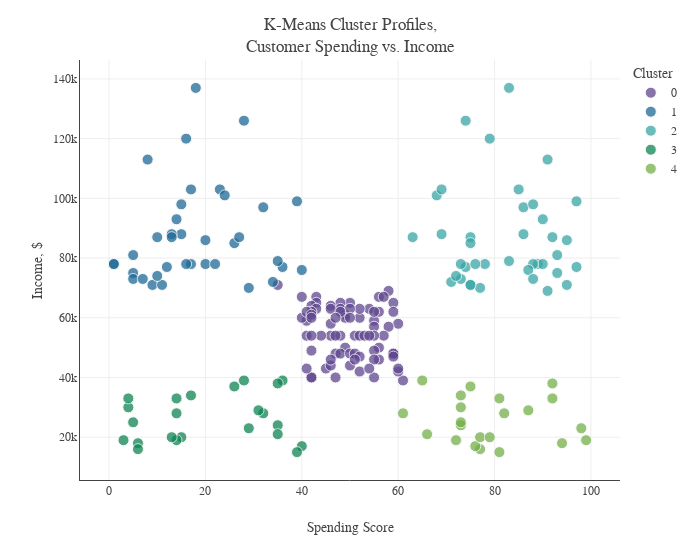

Notebook cell for this chart:
### Markdown cell above
## <b><span style='color:#4F9898'>Summary</span></b>
The graph above shows the inertia values for each K-Means model with clusters between 1 and 15. The inflection point in the graph occurs at about 5 clusters, where the inertia begins to plateau. This indicates that the optimal number of clusters,  𝑘
  is equal to 5. Below is a plot of the clusters based on their spending score and income.

### Code cell
# K-Means with 5 clusters
km = KMeans(n_clusters=5, random_state=21)
km_pred = km.fit_predict(clust_df)
plot_km=clust_df.copy()
plot_km['K-Means Cluster'] = km_pred
plot_km=plot_km.sort_values(by='K-Means Cluster')
plot_km['K-Means Cluster'] = plot_km['K-Means Cluster'].astype(str)

# Plot of clusters
fig = px.scatter(plot_km, x="Spending Score", y="Annual Income", color="K-Means Cluster", 
                 color_discrete_sequence=px.colors.qualitative.Prism)
fig.update_traces(marker=dict(size=11, opacity=0.75, line=dict(width=1, color='#F7F7F7')))
fig.update_layout(template=temp, title="K-Means Cluster Profiles,<br>Customer Spending vs. Income", 
                  width=700, legend_title='Cluster',
                  xaxis=dict(title='Spending Score', showline=True, zeroline=False), 
                  yaxis=dict(title='Income, $', ticksuffix='k', showline=True))
fig.show()

### Figure 1 — Plotly figure (JSON) as saved in the notebook; plotly's stock layout.template omitted (floating-point values rounded to 4 significant figures)
{"data": [{"hovertemplate": "K-Means Cluster=0<br>Spending Score=%{x}<br>Annual Income=%{y}<extra></extra>", "legendgroup": "0", "marker": {"color": "rgb(95, 70, 144)", "line": {"color": "#F7F7F7", "width": 1}, "opacity": 0.75, "size": 11, "symbol": "circle"}, "mode": "markers", "name": "0", "orientation": "v", "showlegend": true, "type": "scatter", "x": [49, 41, 55, 46, 60, 55, 58, 46, 57, 44, 41, 55, 51, 42, 52, 48, 53, 54, 47, 56, 49, 55, 47, 59, 48, 50, 59, 51, 49, 59, 40, 52, 35, 58, 40, 56, 57, 43, 59, 43, 50, 48, 46, 42, 54, 52, 48, 43, 46, 50, 42, 56, 55, 59, 48, 41, 42, 50, 47, 42, 52, 42, 56, 61, 55, 47, 42, 42, 52, 60, 55, 60, 45, 41, 50, 46, 51, 54, 46], "xaxis": "x", "y": [61, 59, 59, 58, 58, 57, 57, 54, 54, 54, 54, 54, 54, 54, 54, 54, 54, 54, 54, 50, 50, 49, 48, 48, 48, 48, 48, 48, 60, 47, 60, 60, 71, 69, 67, 67, 67, 67, 65, 65, 65, 65, 64, 64, 63, 63, 63, 63, 63, 63, 62, 62, 62, 62, 62, 62, 61, 60, 60, 60, 47, 49, 46, 39, 40, 40, 40, 40, 42, 42, 46, 43, 43, 43, 44, 44, 46, 43, 46], "yaxis": "y"}, {"hovertemplate": "K-Means Cluster=1<br>Spending Score=%{x}<br>Annual Income=%{y}<extra></extra>", "legendgroup": "1", "marker": {"color": "rgb(29, 105, 150)", "line": {"color": "#F7F7F7", "width": 1}, "opacity": 0.75, "size": 11, "symbol": "circle"}, "mode": "markers", "name": "1", "orientation": "v", "showlegend": true, "type": "scatter", "x": [5, 8, 23, 17, 15, 39, 16, 32, 24, 28, 9, 20, 11, 17, 34, 22, 5, 14, 36, 10, 29, 7, 15, 13, 12, 16, 1, 1, 35, 5, 26, 20, 27, 40, 18, 10, 13], "xaxis": "x", "y": [75, 113, 103, 103, 98, 99, 120, 97, 101, 126, 71, 78, 71, 78, 72, 78, 73, 93, 77, 74, 70, 73, 88, 88, 77, 78, 78, 78, 79, 81, 85, 86, 87, 76, 137, 87, 87], "yaxis": "y"}, {"hovertemplate": "K-Means Cluster=2<br>Spending Score=%{x}<br>Annual Income=%{y}<extra></extra>", "legendgroup": "2", "marker": {"color": "rgb(56, 166, 165)", "line": {"color": "#F7F7F7", "width": 1}, "opacity": 0.75, "size": 11, "symbol": "circle"}, "mode": "markers", "name": "2", "orientation": "v", "showlegend": true, "type": "scatter", "x": [68, 69, 97, 89, 90, 74, 78, 92, 73, 90, 86, 83, 88, 93, 88, 76, 86, 79, 75, 91, 95, 69, 97, 85, 63, 74, 75, 83, 93, 87, 91, 95, 75, 77, 71, 88, 73, 72, 75], "xaxis": "x", "y": [101, 88, 77, 78, 93, 77, 78, 87, 78, 78, 97, 79, 78, 81, 98, 78, 88, 120, 87, 113, 86, 103, 99, 103, 87, 126, 85, 137, 75, 76, 69, 71, 71, 70, 72, 73, 73, 74, 71], "yaxis": "y"}, {"hovertemplate": "K-Means Cluster=3<br>Spending Score=%{x}<br>Annual Income=%{y}<extra></extra>", "legendgroup": "3", "marker": {"color": "rgb(15, 133, 84)", "line": {"color": "#F7F7F7", "width": 1}, "opacity": 0.75, "size": 11, "symbol": "circle"}, "mode": "markers", "name": "3", "orientation": "v", "showlegend": true, "type": "scatter", "x": [29, 32, 14, 5, 35, 35, 6, 15, 14, 3, 40, 6, 13, 31, 39, 4, 28, 36, 35, 17, 14, 26, 4], "xaxis": "x", "y": [23, 28, 28, 25, 24, 21, 18, 20, 19, 19, 17, 16, 20, 29, 15, 30, 39, 39, 38, 34, 33, 37, 33], "yaxis": "y"}, {"hovertemplate": "K-Means Cluster=4<br>Spending Score=%{x}<br>Annual Income=%{y}<extra></extra>", "legendgroup": "4", "marker": {"color": "rgb(115, 175, 72)", "line": {"color": "#F7F7F7", "width": 1}, "opacity": 0.75, "size": 11, "symbol": "circle"}, "mode": "markers", "name": "4", "orientation": "v", "showlegend": true, "type": "scatter", "x": [73, 81, 65, 77, 73, 76, 94, 92, 72, 73, 82, 75, 77, 87, 79, 73, 66, 92, 98, 81, 99, 61], "xaxis": "x", "y": [24, 15, 39, 16, 30, 17, 18, 38, 19, 25, 28, 37, 20, 29, 20, 34, 21, 33, 23, 33, 19, 28], "yaxis": "y"}], "layout": {"legend": {"title": {"text": "Cluster"}, "tracegroupgap": 0}, "margin": {"t": 60}, "title": {"text": "K-Means Cluster Profiles,<br>Customer Spending vs. Income"}, "width": 700, "xaxis": {"anchor": "y", "domain": [0.0, 1.0], "showline": true, "title": {"text": "Spending Score"}, "zeroline": false}, "yaxis": {"anchor": "x", "domain": [0.0, 1.0], "showline": true, "ticksuffix": "k", "title": {"text": "Income, $"}}}}
